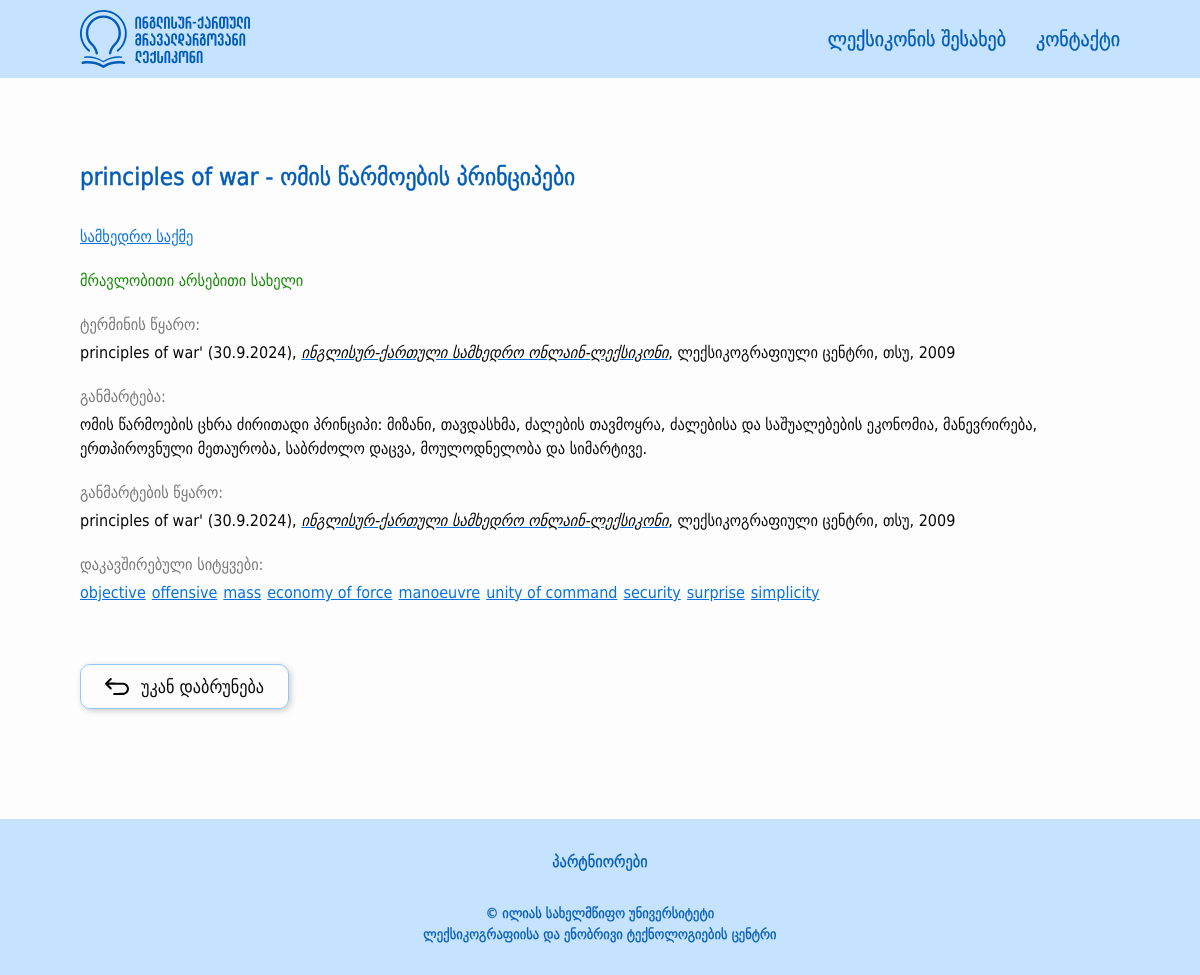
/term_detail/29, run on the app's committed database.
### src/models/terms.py (models this page shows, shortened)
class Term(BaseModel):
    __tablename__ = 'terms'
    id = db.Column(db.Integer, primary_key=True)
    geo_word = db.Column(db.String(100), nullable=False)
    eng_word = db.Column(db.String(100), nullable=False)
    grammar_form = db.Column(db.String(50), nullable=True)
    term_source = db.Column(db.Text, nullable=False)
    definition = db.Column(db.Text, nullable=False)
    definition_source = db.Column(db.Text, nullable=False)
    term_type = db.Column(db.String(50), nullable=True)
    context = db.Column(db.Text, nullable=True)
    context_source = db.Column(db.Text, nullable=True)
    comment = db.Column(db.Text, nullable=True)
    stylistic_label = db.Column(db.String(50), nullable=True)
    is_active = db.Column(db.Boolean, default=True)
    category = db.relationship("Category", secondary="terms_categories", backref="terms")
    english_connections = db.relationship("EnglishSynonym", back_populates="term")
    def get_synonyms(self, is_english=False):
        connections = ConnectedTerm.query.filter(ConnectedTerm.is_synonym == True, (ConnectedTerm.term1_id == self.id) | (ConnectedTerm.term2_id == self.id), ConnectedTerm.is_english == is_english).all()
        synonym_ids = [connection.term1_id if connection.term1_id != self.id else connection.term2_id for connection in connections]
        synonyms = Term.query.filter(Term.id.in_(synonym_ids)).all()
        return synonyms
    def get_related_terms(self):
        connections = ConnectedTerm.query.filter(ConnectedTerm.is_synonym == False, (ConnectedTerm.term1_id == self.id) | (ConnectedTerm.term2_id == self.id)).all()
        connected_term_ids = [connection.term1_id if connection.term1_id != self.id else connection.term2_id for connection in connections]
        related_terms = Term.query.filter(Term.id.in_(connected_term_ids)).all()
        return related_terms
    def get_category_tree(self):
        category_trees = []
        for category in self.category:
            categories = category.get_parents()
            categories.append(category)
            category_trees.append(categories)
        branched_tree = {}
        for category_tree in category_trees:
            current_dict = branched_tree
            for category in category_tree:
                if category not in current_dict:
                    current_dict[category] = {}
                current_dict = current_dict[category]
        return branched_tree

class Category(BaseModel):
    __tablename__ = "categories"
    id = db.Column(db.Integer, primary_key=True)
    name = db.Column(db.String(50), nullable=False)
    parent_id = db.Column(db.Integer, db.ForeignKey("categories.id"), nullable=True)
    is_active = db.Column(db.Boolean, default=True)
    children = db.relationship('Category', backref=db.backref('parent', remote_side=[id]), order_by="Category.name.asc()")
    def get_parents(self):
        parents = []
        if self.parent:
            parents.extend(self.parent.get_parents())
            parents.append(self.parent)
        return parents

### src/views/main/routes.py (the view)
@main_blueprint.route("/term_detail/<int:term_id>")
def term_detail(term_id):
    items = About.query.all()
    term = Term.query.filter(Term.id == term_id, Term.is_active == True, Term.category.any(Category.is_active == True)).first_or_404()
    return render_template("main/term_detail.html", term=term, items=items)

### src/templates/main/term_detail.html (shortened to what this page needs)
{% extends 'layouts/base.html' %}
{% from "macros.html" import render_subcategories %}
{% block content %}
    <div class="main-outer edge-padding">
        <main class="main-content width-limiter">
            <article class="term-word-container">
                <h1 class="term-word-detail">{{ term.eng_word }} - {{ term.geo_word }}</h1>
                {% set categories = term.get_category_tree() %}
                {% for category in categories.keys() %}
                    <div class="field">
                        <a href="{{ url_for('main.home', categories=category.id) }}," style="display: inline-block;">
                            {{ category.name }}
                        </a>
                    </div>
                {% endfor %}
                {% if term.grammar_form %}
                    <div class="term-word-type abbr-support">{{ term.grammar_form }}</div>
                {% endif %}
                {% if term.term_source %}
                    <section class="term-source">
                        <h2>ტერმინის წყარო:</h2>
                        <p class="abbr-support"> {{ term.term_source|safe }} </p>
                    </section>
                {% endif %}
                <section class="term-definition">
                    <h2>განმარტება:</h2>
                    <p class="abbr-support"> {{ term.definition|safe }} </p>
                </section>
                {% if term.definition_source %}
                    <section class="term-definition-source">
                        <h2>განმარტების წყარო:</h2>
                        <p class="abbr-support"> {{ term.definition_source|safe }} </p>
                    </section>
                {% endif %}
                {% set synonyms = term.get_synonyms() %}
                {% set english_synonyms = term.get_synonyms(is_english=True) %}
                {% set related_terms = term.get_related_terms() %}
                {% if related_terms %}
                    <section class="term-related">
                        <h2>დაკავშირებული სიტყვები:</h2>
                        <ul>
                            {% for related_term in related_terms %}
                                <li>
                                    <a href="{{ url_for('main.term_detail', term_id=related_term.id) }}">{{ related_term.eng_word }}</a>
                                </li>
                            {% endfor %}
                        </ul>
                    </section>
                {% endif %}
                <a class="go-back-button-container" href="{{ url_for('main.home') }}">
                    <button type="button" class="go-back-button">
                        <img src="{{ url_for('static', filename='images/' + 'go-back.svg') }}" alt="Go back"/>
                    </button>
                    <span>უკან დაბრუნება</span>
                </a>
            </article>
        </main>
    </div>
{% endblock %}

### src/static/styles/global.css (style rules this page uses)
:root { --color-light-blue: 197, 226, 255; --color-light-blue-2: 143, 199, 255; --color-blue: 6, 114, 221; --color-blue-1: 81, 168, 255; --color-blue-2: 0, 92, 184; --color-white: 253, 253, 253; --color-black: 7, 7, 7; --color-gray: 119, 119, 119; --color-gray-2: 237, 237, 237; --color-green: 19, 137, 0; --color-red: 229, 0, 0; }
*, *::before, *::after { box-sizing: border-box; }
* { margin: 0; }
body { line-height: 1.5; -webkit-font-smoothing: antialiased; }
img, picture, video, canvas, svg { display: block; max-width: 100%; }
input, button, textarea, select { font: inherit; }
p, h1, h2, h3, h4, h5, h6 { overflow-wrap: break-word; }
* { color: rgb(var(--color-black)); font-family: 'DejaVu Sans Condensed', sans-serif; }
body { display: flex; min-height: 100vh; flex-direction: column; background-color: rgb(var(--color-white)); }
ul { list-style: none; padding: 0; margin: 0; }
button { all: unset; cursor: pointer; box-sizing: border-box; }

### src/static/styles/shared.css (style rules this page uses)
.edge-padding { padding: 10px 20px; }
.width-limiter { max-width: 1300px; margin: 0 auto; }
.main-outer { padding-top: 60px; padding-bottom: 100px; flex: 1; }
@media screen and (min-width: 768px) { .edge-padding { padding: 10px 80px; } }
@media screen and (min-width: 768px) { .main-outer { padding: 80px; padding-bottom: 110px; } }

### src/static/styles/other.css (style rules this page uses)
.main-outer { display: flex; }
main { display: flex; flex: 1; }

### src/static/styles/main.css (style rules this page uses)
.main-content { display: flex; gap: 24px; justify-content: center; }
.term-card .field, a { font-size: 14px; color: rgb(var(--color-blue)); }
@media screen and (min-width: 768px) { .main-content { gap: 30px; } }
@media screen and (min-width: 768px) { .term-card .field, a { font-size: 16px; } }

### src/static/styles/word.css (style rules this page uses)
.term-word-container { display: flex; flex-direction: column; }
.term-word-container > *:not(h1):not(.go-back-button-container) { margin-bottom: 20px; }
.term-word-container .term-word-detail { -webkit-text-stroke: 0.5px rgb(var(--color-blue-2)); font-size: 20px; font-weight: 400; color: rgb(var(--color-blue-2)); margin-bottom: 30px; }
.term-word-container .term-word-type { font-size: 16px; color: rgb(var(--color-green)); }
.term-word-container section h2 { font-size: 16px; color: rgb(var(--color-gray)); margin-bottom: 4px; font-weight: 400; }
.term-word-container section p { color: rgb(var(--color-black)); }
.term-word-container section p a { color: rgb(var(--color-blue)); }
.term-word-container section ul { display: flex; gap: 6px; list-style-type: none; }
.term-word-container section ul li a { font-size: 16px; color: rgb(var(--color-blue)); }
.term-word-container .go-back-button-container { width: fit-content; height: 45px; display: flex; justify-content: center; margin-top: 30px; padding: 8px 24px; gap: 12px; border-radius: 10px; box-shadow: 2px 2px 6px rgba(0, 0, 0, 0.2); border: 1px solid rgb(var(--color-light-blue-2)); cursor: pointer; text-decoration: none; transition: background-color 150ms, border 150ms; }
.go-back-button-container img { transition: filter 150ms; }
.go-back-button-container span { transition: color 150ms; }
.go-back-button-container .go-back-button { font-size: 18px; border: none; outline: none; }
.go-back-button-container span { font-size: 16px; }
@media screen and (min-width: 768px) { .go-back-button-container span { font-size: 18px; } }
@media screen and (min-width: 768px) { .term-word-container .term-word-detail { font-size: 24px; } }
@media screen and (min-width: 768px) { .term-word-container .go-back-button-container { margin-top: 40px; } }

### data on the page
Term: eng_word "principles of war", geo_word "ომის წარმოების პრინციპები", grammar_form "მრავლობითი არსებითი სახელი", term_source "principles of war' (30.9.2024), ინგლისურ-ქართული სამხედრო ონლაინ-ლექსიკონი , ლექსიკოგრაფიული ცენტრი, თსუ, 2009", definition "ომის წარმოების ცხრა ძირითადი პრინციპი: მიზანი, თავდასხმა, ძალების თავმოყრა, ძალებისა და საშუალებების ეკონომია, მანევრირება, ერთპიროვნული მეთაურობა, საბრძოლო დაცვა, მოულოდნელობა და სიმარტივე.", definition_source "principles of war' (30.9.2024), ინგლისურ-ქართული სამხედრო ონლაინ-ლექსიკონი , ლექსიკოგრაფიული ცენტრი, თსუ, 2009"
Category: name "სამხედრო საქმე"
Term: eng_word "objective"
Term: eng_word "offensive"
Term: eng_word "mass"
Term: eng_word "economy of force"
Term: eng_word "manoeuvre"
Term: eng_word "unity of command"
Term: eng_word "security"
Term: eng_word "surprise"
Term: eng_word "simplicity"
